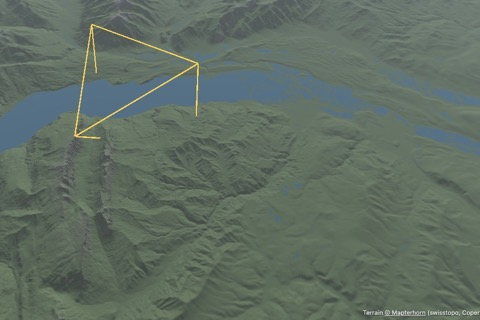
#> input picture examples/deck/photo-drape/thumbnail.jpg, 480 x 320 px
$ python -i modalities.py   (imports and definitions only)
#> lines starting #> are read from the running program, lines starting #| are printed output that depends on the picture
"""X3: render-side modalities derived offline from the C0 cache layers, and photo-side preprocessing.

Render modalities (all at the rgb file resolution of the view; uint8 HxWx3):
  sat       satellite drape as cached (baseline)
  hill      cached hillshade (gray → 3ch)
  satxhill  sat multiplied by hillshade shading: sat * (0.35 + 0.65 * hill/255) / mean-normalised
  depth     log-inverse-depth coded gray (near bright, far dark >= 25, sky black; DPT/MiDaS style) from xyz
  normal    camera-frame surface normals coded as RGB ((n+1)/2), sky black, from xyz finite differences
  haze      "photo-styled" sat: I = sat*t + sky*(1-t), t = exp(-d/L); sky colour and L fitted per photo
            POSE-AGNOSTICALLY (photo top strip + ring views only; never the ref views)
  snow      sat brightened to shaded white above a per-photo snowline (60th pct of ring-view terrain z)
            on slopes < 40°, texture from hillshade; fixed rule, not fitted to the photo
  edges     render: occluding contours (depth discontinuities) + terrain/sky boundary, white on black, blurred;
            PHOTO SIDE is the matching Canny edge map (the pair is edge↔edge)
Photo-side variants (render = sat):
  p_clahe   CLAHE on L of Lab (clip 2.0, 8x8)
  p_dehaze  dark-channel-prior dehaze (He et al.; 15 px patch, omega 0.9, t0 0.25, box-smoothed t)
  gray      photo and render both converted to gray (3ch)

Every modality config is (render_mod, photo_mod). The same per-photo parameters are used for every view of a
photo (correct refs, wrong refs, perturb), so discrimination comparisons are fair.
"""
from __future__ import annotations

import math

import cv2
import numpy as np
import sys
from pathlib import Path
sys.path.insert(0, str(Path(__file__).resolve().parents[1] / "c0_cache"))

CONFIGS = {  # name -> (render modality, photo modality)
    "sat": ("sat", "raw"),
    "hill": ("hill", "raw"),
    "satxhill": ("satxhill", "raw"),
    "depth": ("depth", "raw"),
    "normal": ("normal", "raw"),
    "haze": ("haze", "raw"),
    "snow": ("snow", "raw"),
    "edges": ("edges", "edges"),
    "p_clahe": ("sat", "clahe"),
    "p_dehaze": ("sat", "dehaze"),
    "gray": ("gray", "gray"),
}


# ------------------------------------------------------------------ geometry layers at file resolution

# [53 lines left out: functions _full_xyz, _depth, _cam_normals, photo_sky_colour, not called in this run]


def _lab_stats(img: np.ndarray):
    lab = cv2.cvtColor(img, cv2.COLOR_RGB2LAB).reshape(-1, 3).astype(np.float32)
    return np.r_[lab.mean(0), lab[:, 0].std()]


HAZE_L = [3e3, 6e3, 12e3, 25e3, 50e3, 1e9]


# [132 lines left out: functions fit_params, _haze, render_modality, render_edges, photo_modality, not called in this run]


def dehaze(img: np.ndarray, patch=15, omega=0.9, t0=0.25) -> np.ndarray:
#> called with patch = 15, omega = 0.9, t0 = 0.25
    I = img.astype(np.float32) / 255.0
    k = cv2.getStructuringElement(cv2.MORPH_RECT, (patch, patch))
    dark = cv2.erode(I.min(2), k)
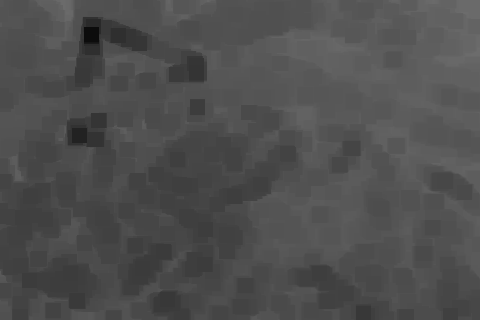
#> dark: shape (320, 480) float32; min 0.0471, max 0.427, mean 0.308
    n = max(1, int(dark.size * 0.001))
#> n = 153
    idx = np.argsort(dark.ravel())[-n:]
#> idx = 153 values, max 26879 at index 126, min 61 at index 92, mean 12905.8
    A = I.reshape(-1, 3)[idx].max(0)
#> A = [0.475, 0.525, 0.49]
    t = 1 - omega * cv2.erode((I / np.maximum(A, 1e-3)).min(2), k)
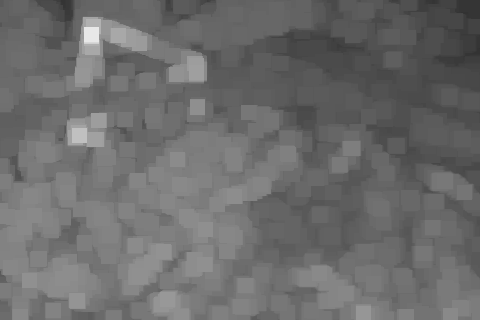
#> t: shape (320, 480) float32; min 0.194, max 0.914, mean 0.426
    t = cv2.blur(t, (patch * 2 + 1, patch * 2 + 1))
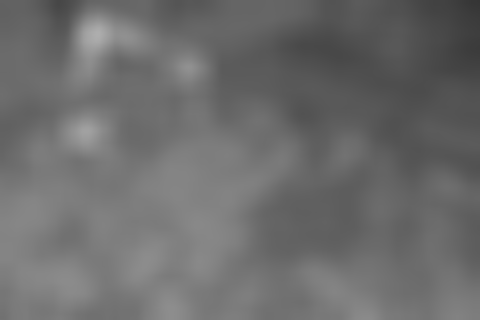
#> t: shape (320, 480) float32; min 0.211, max 0.683, mean 0.426
    t = np.maximum(t, t0)[..., None]
#> t: shape (320, 480, 1) float32
    J = (I - A) / t + A
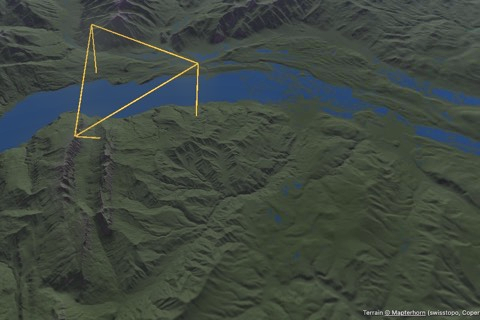
#> J: shape (320, 480, 3) float32; mean R, G, B 0.246, 0.305, 0.255; drawn with min black and max white
    return (np.clip(J, 0, 1) * 255).astype(np.uint8)
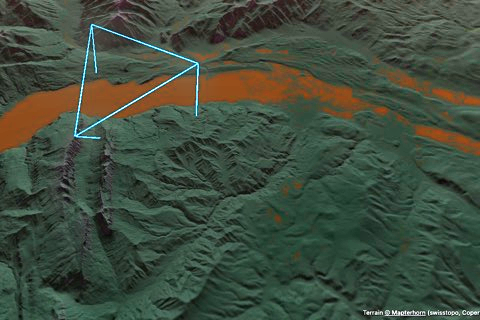
#> returned value: shape (320, 480, 3); mean of channels 0, 1, 2 62.1, 77.2, 64.6; drawn as B, G, R

>>> import cv2
>>> picture = cv2.cvtColor(cv2.imread('../../../../examples/deck/photo-drape/thumbnail.jpg'), cv2.COLOR_BGR2RGB)
>>> result = dehaze(picture)
